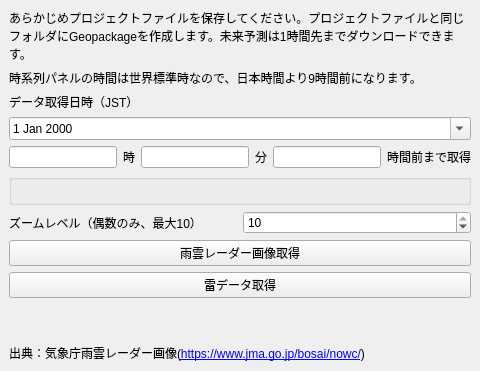
<?xml version="1.0" encoding="UTF-8"?>
<ui version="4.0">
 <class>JPRaincloudradarDownloaderDialogBase</class>
 <widget class="QDockWidget" name="JPRaincloudradarDownloaderDock">
  <property name="windowTitle">
   <string>雨雲レーダー取得</string>
  </property>
  <widget class="QWidget" name="dockWidgetContents">
   <layout class="QVBoxLayout" name="verticalLayout">

    <item>
     <widget class="QLabel" name="label_info">
      <property name="text">
       <string>あらかじめプロジェクトファイルを保存してください。プロジェクトファイルと同じフォルダにGeopackageを作成します。未来予測は1時間先までダウンロードできます。</string>
      </property>
      <property name="wordWrap"><bool>true</bool></property>
     </widget>
    </item>

    <item>
     <widget class="QLabel" name="label_info">
      <property name="text">
       <string>時系列パネルの時間は世界標準時なので、日本時間より9時間前になります。</string>
      </property>
      <property name="wordWrap"><bool>true</bool></property>
     </widget>
    </item>

    <item>
     <widget class="QLabel" name="label_datetime">
      <property name="text"><string>データ取得日時（JST）</string></property>
     </widget>
    </item>

    <item>
     <widget class="QDateEdit" name="dateEdit">
      <property name="calendarPopup"><bool>true</bool></property>
     </widget>
    </item>

    <item>
     <layout class="QHBoxLayout" name="timeLayout">
      <item><widget class="QLineEdit" name="lineEdit_hour"/></item>
      <item><widget class="QLabel" name="label_hour"><property name="text"><string>時</string></property></widget></item>
      <item><widget class="QLineEdit" name="lineEdit_min"/></item>
      <item><widget class="QLabel" name="label_min"><property name="text"><string>分</string></property></widget></item>
      <item><widget class="QLineEdit" name="lineEdit_hours_back"/></item>
      <item><widget class="QLabel" name="label_hours_back"><property name="text"><string>時間前まで取得</string></property></widget></item>
     </layout>
    </item>

    <item>
     <widget class="QgsExtentGroupBox" name="extentWidget"/>
    </item>

   <item>
     <layout class="QHBoxLayout" name="zoomLayout">
      <item>
       <widget class="QLabel" name="label_zoom">
        <property name="text">
         <string>ズームレベル（偶数のみ、最大10）</string>
        </property>
       </widget>
      </item>
      <item>
       <widget class="QSpinBox" name="spinBox_zoom">
        <property name="minimum">
         <number>2</number>
        </property>
        <property name="maximum">
         <number>10</number>
        </property>
        <property name="singleStep">
         <number>2</number>
        </property>
        <property name="value">
         <number>10</number>
        </property>
       </widget>
      </item>
     </layout>
    </item>   

      <item>
         <widget class="QPushButton" name="button_download">
         <property name="text"><string>雨雲レーダー画像取得</string></property>
         </widget>
      </item>
      <item>
         <widget class="QPushButton" name="button_download_lightning">
            <property name="text"><string>雷データ取得</string></property>
         </widget>
         </item>

         <item>
         <spacer name="verticalSpacer">
            <property name="orientation">
            <enum>Qt::Vertical</enum>
            </property>
            <property name="sizeHint" stdset="0">
            <size>
            <width>20</width>
            <height>40</height>
            </size>
            </property>
         </spacer>
         </item>
         <item>
          <widget class="QLabel" name="label_source">
           <property name="text">
            <string>出典：気象庁雨雲レーダー画像(&lt;a href="https://www.jma.go.jp/bosai/nowc/"&gt;https://www.jma.go.jp/bosai/nowc/&lt;/a&gt;)</string>
           </property>
           <property name="openExternalLinks">
            <bool>true</bool>
           </property>
           <property name="wordWrap">
            <bool>true</bool>
           </property>
          </widget>
         </item>
         </layout>
      </widget>
   </widget>

 <customwidgets>
    <customwidget>
    <class>QgsExtentGroupBox</class>
    <extends>QGroupBox</extends>
    <header>qgis.gui</header>
    </customwidget>
 </customwidgets>

 <resources/>
 <connections/>
</ui>
